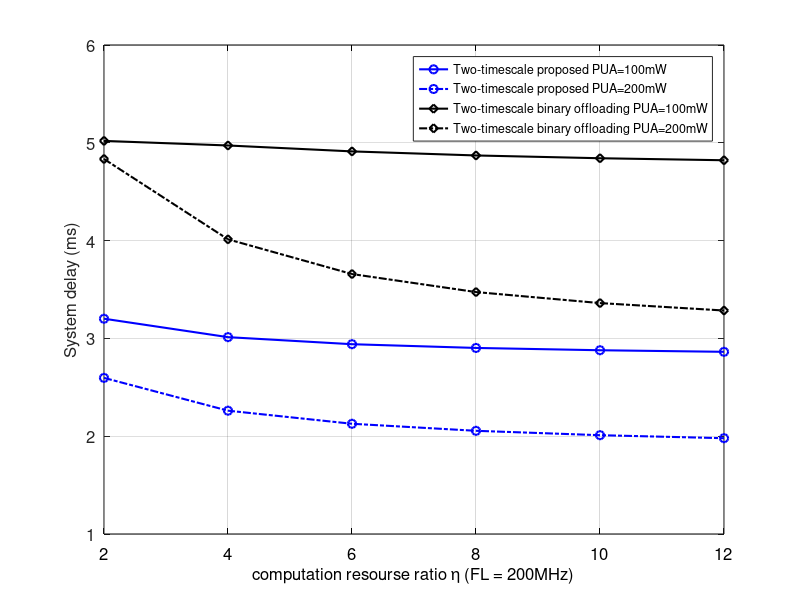

The MATLAB script that drew this image:
%edge computation resourse plot
load('performance_computation_resourse_100mW.mat')
proposed_delay_100= proposed_delay*1e3;
heuristic_delay_100 = heuristic_delay*1e3;
binary_delay_100 = binary_delay*1e3;
AO_delay_100 = AO_delay*1e3;
OMP_delay_100 = OMP_delay*1e3;
load('performance_computation_resourse_200mW.mat')
proposed_delay_200= proposed_delay*1e3;
heuristic_delay_200 = heuristic_delay*1e3;
binary_delay_200 = binary_delay*1e3;
AO_delay_200 = AO_delay*1e3;
OMP_delay_200 = OMP_delay*1e3;
size = 12;
figure()
box on
set(gca,'fontsize',size)
set(gca,'Xcolor','k')
xlabel('computation resourse ratio \eta (FL = 200MHz)','fontsize',size)
ylabel('System delay (ms)','fontsize',size)

x = 2:2:12;
proposed100_plot=line(x,mean(proposed_delay_100,1));
set(proposed100_plot,'color','b')
set(proposed100_plot,'linestyle','-')
set(proposed100_plot,'linewidth',1.5)
set(proposed100_plot,'marker','o')
% hold on
% heuristic_plot=line(x,mean(OMP_delay_100,1));
% set(heuristic_plot,'color','g')
% set(heuristic_plot,'linestyle','-')
% set(heuristic_plot,'linewidth',1.5)
% set(heuristic_plot,'marker','s')
hold on
binary100_plot=line(x,mean(binary_delay_100,1));
set(binary100_plot,'color','k')
set(binary100_plot,'linestyle','-')
set(binary100_plot,'linewidth',1.5)
set(binary100_plot,'marker','d')
hold on
proposed200_plot=line(x,mean(proposed_delay_200,1));
set(proposed200_plot,'color','b')
set(proposed200_plot,'linestyle','-.')
set(proposed200_plot,'linewidth',1.5)
set(proposed200_plot,'marker','o')
% hold on
% CM_plot=line(x,mean(OMP_delay_200,1));
% set(CM_plot,'color','g')
% set(CM_plot,'linestyle','-.')
% set(CM_plot,'linewidth',1.5)
% set(CM_plot,'marker','s')
hold on
binary200_plot=line(x,mean(binary_delay_200,1));
set(binary200_plot,'color','k')
set(binary200_plot,'linestyle','-.')
set(binary200_plot,'linewidth',1.5)
set(binary200_plot,'marker','d')

grid on
legend([proposed100_plot,proposed200_plot,binary100_plot,binary200_plot],'Two-timescale proposed PUA=100mW','Two-timescale proposed PUA=200mW','Two-timescale binary offloading PUA=100mW','Two-timescale binary offloading PUA=200mW','fontsize',9)
